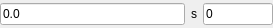
<?xml version="1.0" encoding="UTF-8"?>
<ui version="4.0">
 <class>ICPeripheryParameterEditor</class>
 <widget class="QWidget" name="ICPeripheryParameterEditor">
  <property name="geometry">
   <rect>
    <x>0</x>
    <y>0</y>
    <width>273</width>
    <height>28</height>
   </rect>
  </property>
  <property name="windowTitle">
   <string>Form</string>
  </property>
  <layout class="QHBoxLayout" name="horizontalLayout">
   <property name="leftMargin">
    <number>0</number>
   </property>
   <property name="topMargin">
    <number>0</number>
   </property>
   <property name="rightMargin">
    <number>0</number>
   </property>
   <property name="bottomMargin">
    <number>0</number>
   </property>
   <item>
    <widget class="ICLineEditWithVirtualNumericKeypad" name="delayEdit">
     <property name="text">
      <string notr="true">0.0</string>
     </property>
    </widget>
   </item>
   <item>
    <widget class="QLabel" name="label">
     <property name="text">
      <string>s</string>
     </property>
    </widget>
   </item>
   <item>
    <widget class="ICLineEditWithVirtualNumericKeypad" name="timesEdit">
     <property name="minimumSize">
      <size>
       <width>70</width>
       <height>0</height>
      </size>
     </property>
     <property name="maximumSize">
      <size>
       <width>70</width>
       <height>16777215</height>
      </size>
     </property>
     <property name="text">
      <string notr="true">0</string>
     </property>
    </widget>
   </item>
  </layout>
 </widget>
 <customwidgets>
  <customwidget>
   <class>ICLineEditWithVirtualNumericKeypad</class>
   <extends>QLineEdit</extends>
   <header>iclineeditwithvirtualnumerickeypad.h</header>
  </customwidget>
 </customwidgets>
 <resources/>
 <connections/>
</ui>
